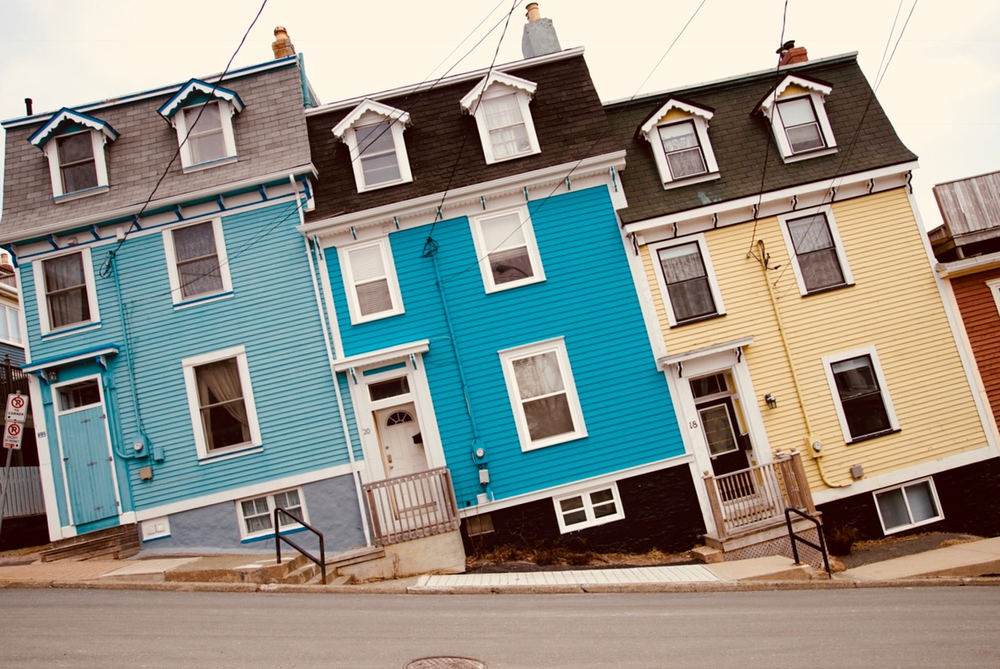
#> input picture python_programmes/comp/orig_image.png, 1000 x 669 px, shrunk from 1280 x 856 before the run
$ python modimage.py
#> lines starting #> are read from the running program, lines starting #| are printed output that depends on the picture
from PIL import Image


im = Image.open("orig_image.png")
#> im is the input picture: PIL image 1000x669 RGB; mean R, G, B 147.5, 147.2, 138.6
rgb_im = im.convert('RGB')
width, height = im.size
#> width = 1000; height = 669

out = Image.new('RGB', (width, height))
#> out: PIL image 1000x669 RGB; every value is 0

for row in range(height):
    for col in range(width):
        r, g, b = rgb_im.getpixel((col, row))
        out.putpixel((col, row),((r+g+b)//3,(r+g+b)//3,(r+g+b)//3 ))
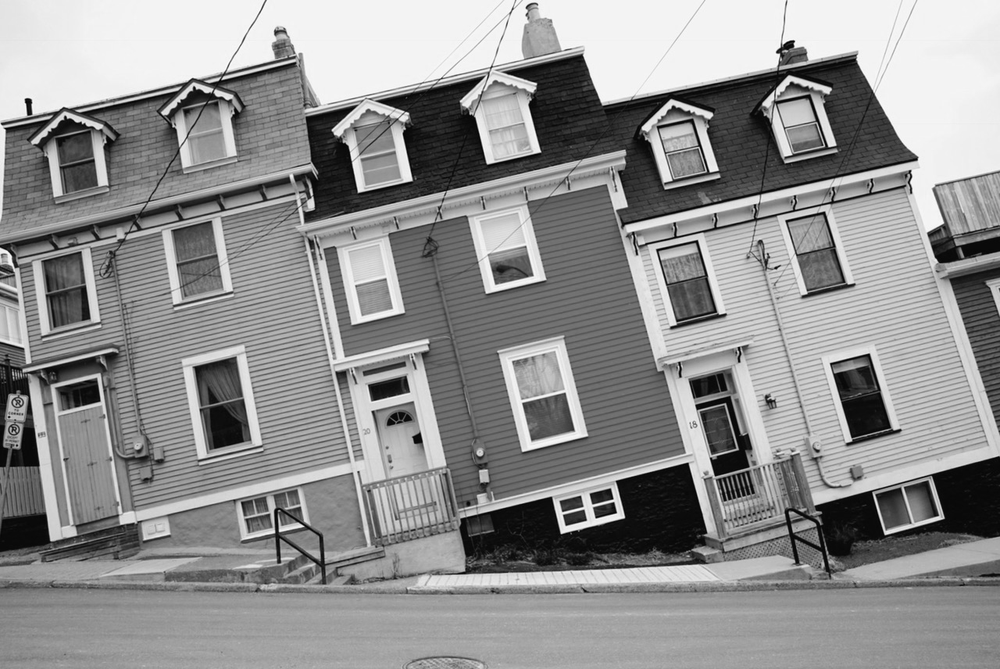
#> out: PIL image 1000x669 RGB; min 0, max 254, mean 144.1

out.save("bandw.png")
out.show()

out.show("This is the title")

$ run again, with python_programmes/comp/negative.png copied over python_programmes/comp/orig_image.png
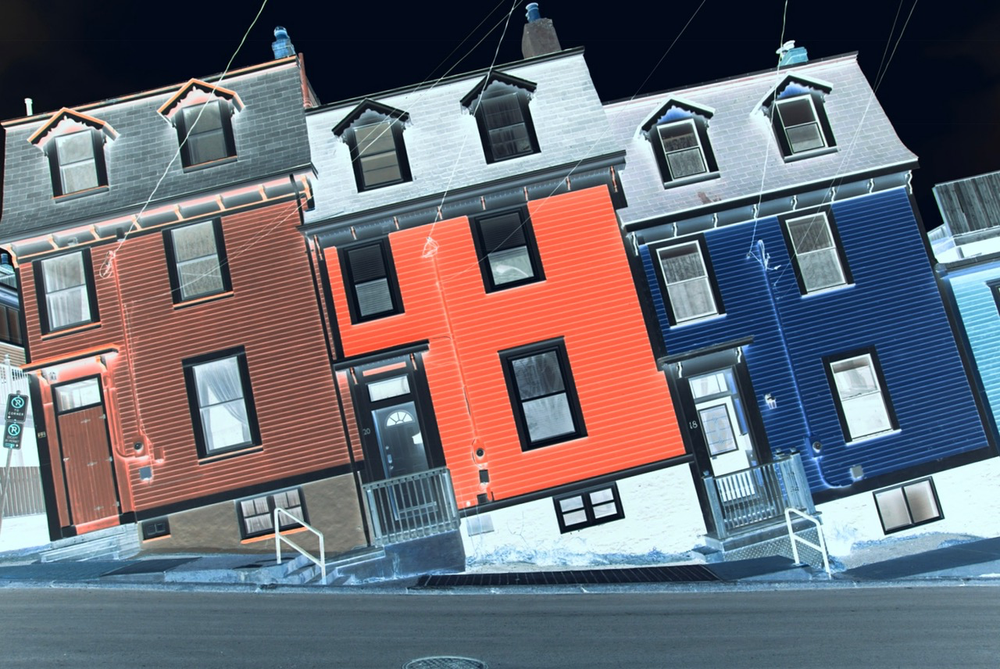
#> input picture python_programmes/comp/negative.png, 1000 x 669 px, shrunk from 1280 x 856 before the run
#> im is the input picture: PIL image 1000x669 RGB; mean R, G, B 107.5, 107.8, 116.4
#> after the loop `for row in range(height):`:
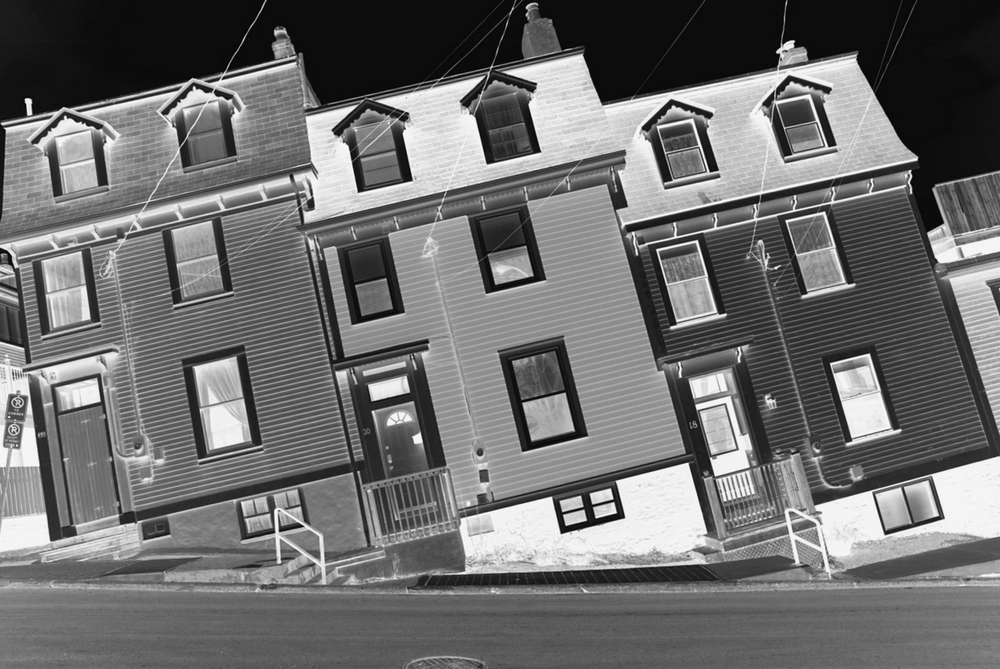
#> out: PIL image 1000x669 RGB; min 0, max 255, mean 110.3
